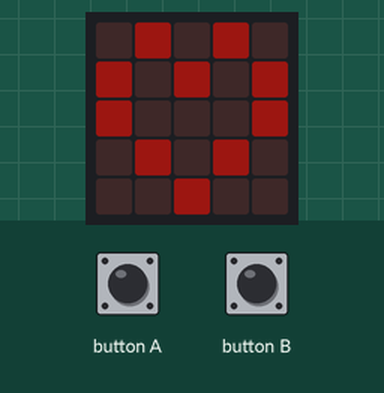
This program was run on a simulated BBC micro:bit running MicroPython. Parts: the board's 5×5 LED display. The test bench sets the inputs (shaded band). Dim RGB values are drawn brighter than linear.

Above: at 1.2 s.
1.3 s: button A pressed for 0.15 s
2.9 s: button B pressed for 0.15 s
At 2.97 s:
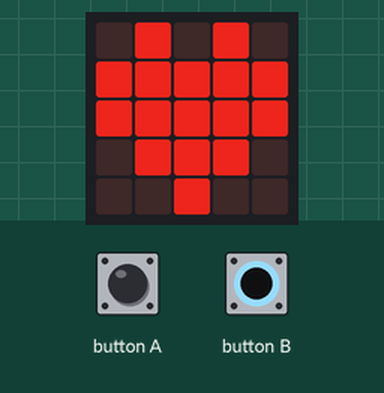
4.5 s: button B pressed for 3.2 s
Timing chart, 0 to 7.5 s (numbered marks = the images above; inputs shaded):
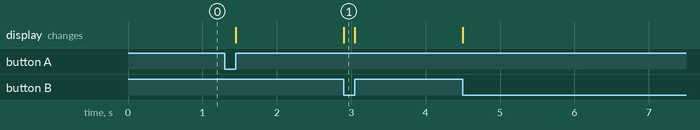

Measured:
- after the input at 2.9 s, the display: changes at once (image 1)

The program:

button_heart.py
```python
from microbit import *

# 创建三个心形图形
heart1 = Image("01010:"
               "10101:"
               "10001:"
               "01010:"
               "00100")

heart2 = Image("04040:"
               "44444:"
               "44044:"
               "04440:"
               "00400")

heart3 = Image("07070:"
               "77777:"
               "77777:"
               "07770:"
               "00700")
# is_pressed，was_pressed,
# get_presses，获取按下的次数
while True:
    # 如果 a 键被按下，显示心2
    if button_a.is_pressed():
        display.show(heart2)
    # 如果 b 键被按下，显示心3
    if button_b.is_pressed():
        display.show(heart3)
    else:
        display.show(heart1)
```
